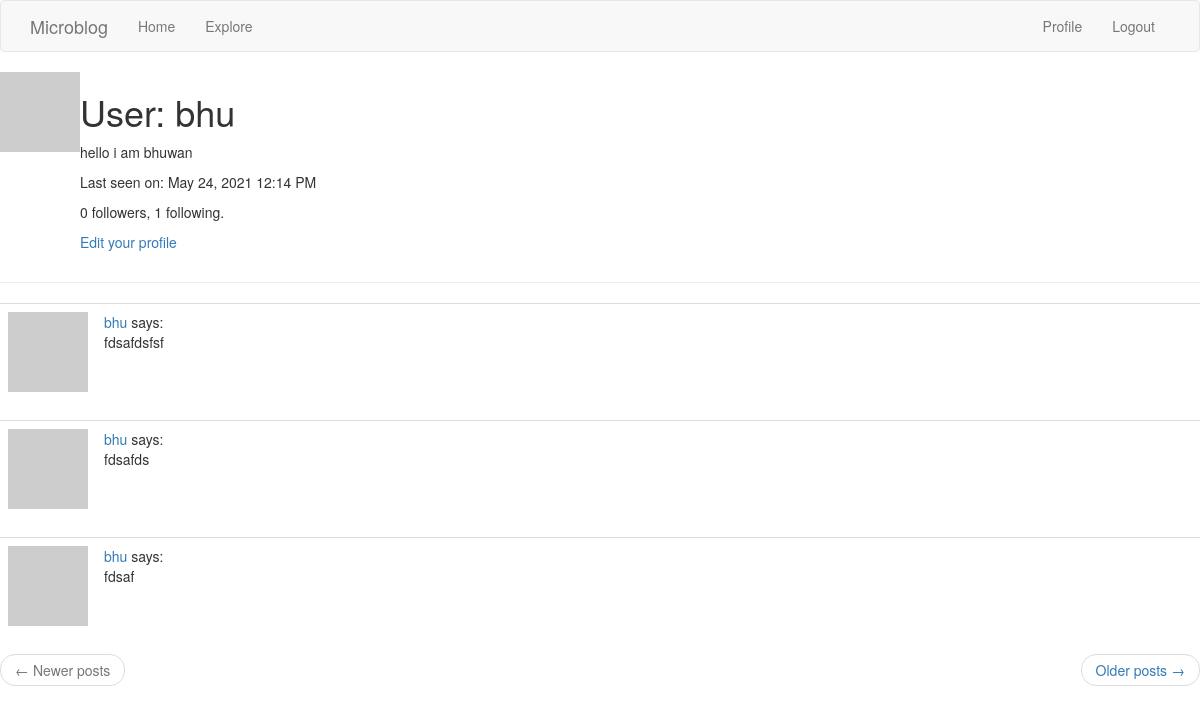
Page /user/bhu (signed in) on the earlier database version.
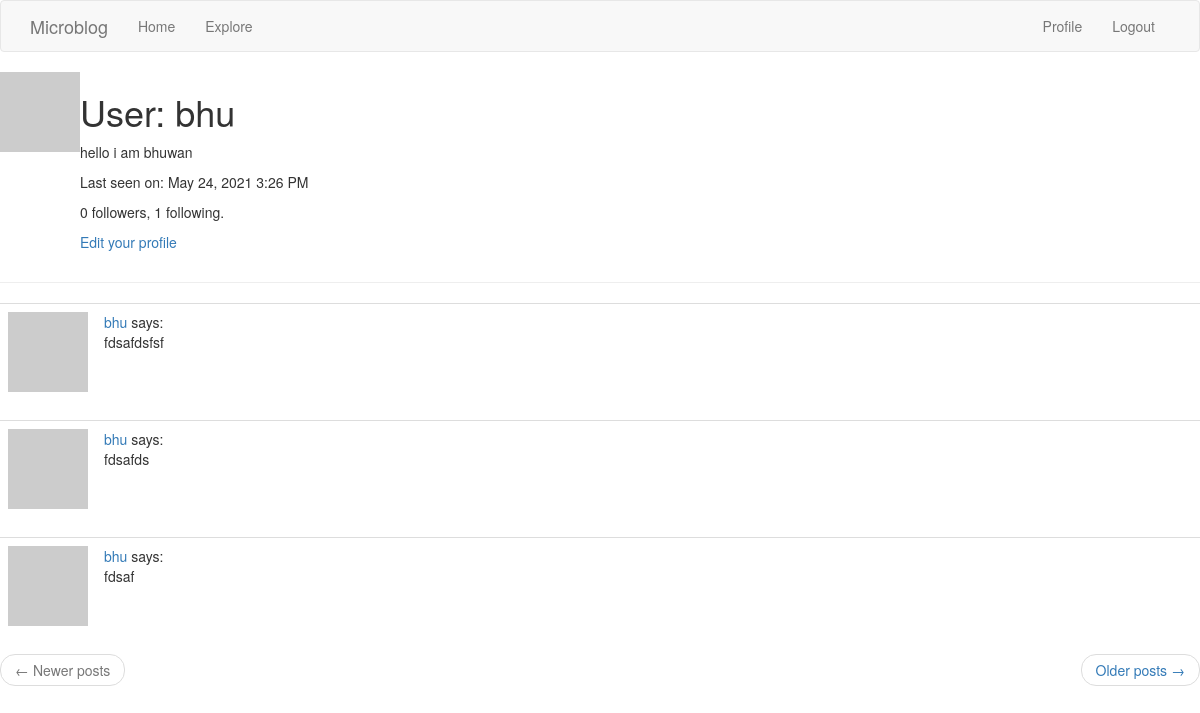
Same page on the later database version.
### app/models.py (models this page shows, shortened)
class User(UserMixin,db.Model):
    id = db.Column(db.Integer, primary_key=True)
    username = db.Column(db.String(64), index=True, unique=True)
    email = db.Column(db.String(120), index=True, unique=True)
    password_hash = db.Column(db.String(256))
    posts = db.relationship('Post', backref='author', lazy='dynamic')
    about_me=db.Column(db.String(140))
    last_seen=db.Column(db.DateTime,default=datetime.utcnow)
    followed=db.relationship('User',secondary=followers,
                             primaryjoin=(followers.c.follower_id==id),
                             secondaryjoin=(followers.c.followed_id==id),
                             backref=db.backref('followers',lazy="dynamic"),lazy="dynamic")
    def avatar(self,size):
        digest=md5(self.email.lower().encode('utf-8')).hexdigest()
        return 'https://www.gravatar.com/avatar/{}?d=identicon&s={}'.format(
            digest, size)

class Post(db.Model):
    id = db.Column(db.Integer, primary_key=True)
    body = db.Column(db.String(140))
    timestamp = db.Column(db.DateTime, index=True, default=datetime.utcnow)
    user_id = db.Column(db.Integer, db.ForeignKey('user.id'))

### app/routes.py (the view)
@app.route('/user/<username>')
@login_required
def user(username):
    user=User.query.filter_by(username=username).first_or_404()
    page=request.args.get("page",1,type=int)
    posts=user.posts.order_by(Post.timestamp.desc()).paginate(page,app.config["POSTS_PER_PAGE"],False)
    next_url=url_for("user",username=user.username,page=posts.next_num) if posts.has_next else None
    prev_url=url_for("user",username=user.username,page=posts.prev_num) if posts.has_prev else None
    form=EmptyForm()
    return render_template("user.html",user=user,posts=posts.items,form=form,next_url=next_url,prev_url=prev_url)

### app/models.py (called while the page is built)
@login.user_loader
def load_user(id):
    return User.query.get(int(id))

### app/routes.py (called while the page is built)
@app.before_request
def before_reques():
    if current_user.is_authenticated:
        current_user.last_seen=datetime.utcnow()
        db.session.commit()

### app/templates/user.html (shortened to what this page needs)
{% extends "base.html" %}
{% block content %}
<table>
<tr valign="top">
<td><img src="{{user.avatar(128)}}"></td>
<td>
<h1>User: {{ user.username }}</h1>
        {% if user.about_me %}<p>{{ user.about_me }}</p>{% endif %}
        {% if user.last_seen %}<p>Last seen on: {{ moment(user.last_seen ).format("LLL")}}</p>{% endif %}
        <p>{{ user.followers.count() }} followers, {{ user.followed.count() }} following.</p>
        {% if user == current_user %}
        <p><a href="{{ url_for('edit_profile') }}">Edit your profile</a></p>
        {% endif %}
</td>
</tr>
</table>
<hr>
{% for post in posts %}
        {% include '_post.html' %}
    {% endfor %}
  <nav aria-label="...">
        <ul class="pager">
            <li class="previous{% if not prev_url %} disabled{% endif %}">
                <a href="{{ prev_url or '#' }}">
                    <span aria-hidden="true">&larr;</span> Newer posts
                </a>
            </li>
            <li class="next{% if not next_url %} disabled{% endif %}">
                <a href="{{ next_url or '#' }}">
                    Older posts <span aria-hidden="true">&rarr;</span>
                </a>
            </li>
        </ul>
    </nav>
{% endblock %}

### app/templates/base.html (shortened to what this page needs)
{% extends 'bootstrap/base.html' %}
{% block navbar %}
    <nav class="navbar navbar-default">
        <div class="container">
            <div class="navbar-header">
                <a class="navbar-brand" href="{{ url_for('index') }}">Microblog</a>
            </div>
            <div class="collapse navbar-collapse" id="bs-example-navbar-collapse-1">
                <ul class="nav navbar-nav">
                    <li><a href="{{ url_for('index') }}">Home</a></li>
                    <li><a href="{{ url_for('explore') }}">Explore</a></li>
                </ul>
                <ul class="nav navbar-nav navbar-right">
                    {% if current_user.is_anonymous %}
                    <li><a href="{{ url_for('login') }}">Login</a></li>
                    {% else %}
                    <li><a href="{{ url_for('user', username=current_user.username) }}">Profile</a></li>
                    <li><a href="{{ url_for('logout') }}">Logout</a></li>
                    {% endif %}
                </ul>
            </div>
        </div>
    </nav>
{% endblock %}

### app/templates/_post.html
<table class="table table-hover">
        <tr>
            <td width="70px">
                <a href="{{ url_for('user', username=post.author.username) }}">
                    <img src="{{ post.author.avatar(70) }}" />
                </a>
            </td>
            <td>
                <a href="{{ url_for('user', username=post.author.username) }}">
                    {{ post.author.username }}
                </a>
                says:
                <br>
                {{ post.body }}
            </td>
        </tr>
    </table>

Differences in the rows shown:
changed User "bhu": last_seen "May 24, 2021 12:14 PM" → "May 24, 2021 3:26 PM"
